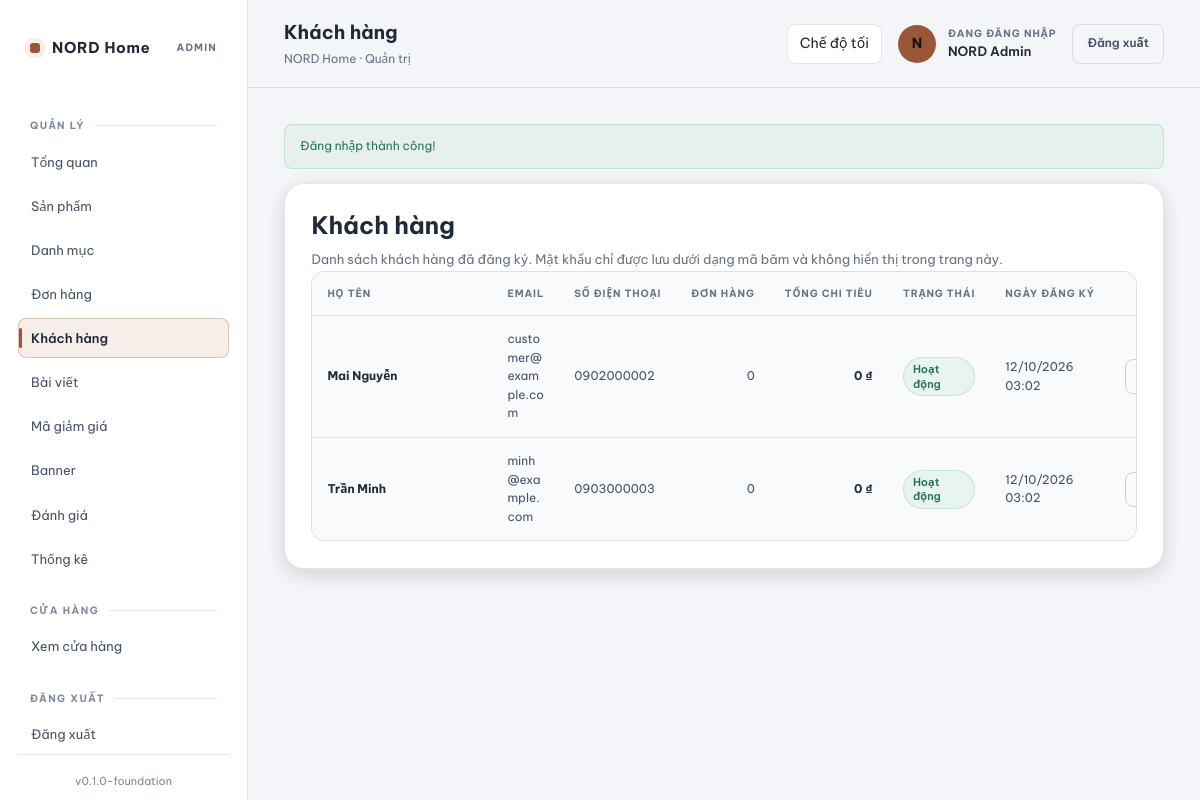
The page /admin/customers.php (signed in) on the database its author committed.
### tables this page shows
CREATE TABLE `users` (
  `id` INT UNSIGNED NOT NULL AUTO_INCREMENT,
  `name` VARCHAR(120) NOT NULL,
  `email` VARCHAR(190) NOT NULL,
  `password` VARCHAR(255) NOT NULL,
  `phone` VARCHAR(30) DEFAULT NULL,
  `role` ENUM('customer', 'admin') NOT NULL DEFAULT 'customer',
  `status` ENUM('active', 'inactive', 'banned') NOT NULL DEFAULT 'active',
  `email_verified_at` DATETIME DEFAULT NULL,
  `created_at` DATETIME NOT NULL DEFAULT CURRENT_TIMESTAMP,
  `updated_at` DATETIME NOT NULL DEFAULT CURRENT_TIMESTAMP ON UPDATE CURRENT_TIMESTAMP,
  PRIMARY KEY (`id`),
  UNIQUE KEY `uq_users_email` (`email`),
  KEY `idx_users_role` (`role`),
  KEY `idx_users_status` (`status`)
);

### config/database.php (called while the page is built, shortened)
<?php
function pdo_options(): array
{
    return [
        PDO::ATTR_ERRMODE => PDO::ERRMODE_EXCEPTION,
        PDO::ATTR_DEFAULT_FETCH_MODE => PDO::FETCH_ASSOC,
        PDO::ATTR_EMULATE_PREPARES => false,
    ];
}
function db(): PDO
{
    $dsn = sprintf(
        'mysql:host=%s;port=%s;dbname=%s;charset=%s',
        DB_HOST,
        DB_PORT,
        DB_NAME,
        DB_CHARSET
    );
    $pdo = new PDO($dsn, DB_USER, DB_PASS, pdo_options());
    return $pdo;
}

### includes/admin-data.php (called while the page is built, shortened)
<?php
require_once __DIR__ . '/functions.php';
function admin_customers_all(): array
{
    try {
        $stmt = db()->prepare(
            "SELECT u.*,
                    (SELECT COUNT(*) FROM orders o WHERE o.user_id = u.id) AS order_count,
                    (SELECT COALESCE(SUM(total),0) FROM orders o WHERE o.user_id = u.id) AS lifetime_total
             FROM users u
             WHERE u.role = :role
             ORDER BY u.created_at DESC"
        );
        $stmt->execute(['role' => ROLE_CUSTOMER]);
        return $stmt->fetchAll() ?: [];
    } catch (PDOException $e) {
        return [];
    }
}

### includes/functions.php (called while the page is built, shortened)
<?php
function e(?string $value): string
{
    return htmlspecialchars((string) $value, ENT_QUOTES | ENT_SUBSTITUTE, 'UTF-8');
}
function format_vnd($amount): string
{
    $amount = (float) $amount;
    return number_format($amount, 0, ',', '.') . ' ₫';
}
function format_date(?string $datetime, string $format = 'd/m/Y H:i'): string
{
    $timestamp = strtotime($datetime);
    return date($format, $timestamp);
}

### includes/admin-display.php (called while the page is built, shortened)
<?php
function admin_user_status_label(string $status): string
{
    return match ($status) {
        USER_STATUS_ACTIVE   => 'Hoạt động',
        USER_STATUS_INACTIVE => 'Tạm ngưng',
        USER_STATUS_BANNED   => 'Bị cấm',
        default              => $status,
    };
}
function admin_user_status_badge(string $status): string
{
    return match ($status) {
        USER_STATUS_ACTIVE   => 'ok',
        USER_STATUS_INACTIVE => 'warn',
        USER_STATUS_BANNED   => 'bad',
        default              => 'mute',
    };
}

### admin/customers.php (the view, shortened to what this page needs)
<?php
require_once dirname(__DIR__) . '/includes/admin-data.php';
require_once dirname(__DIR__) . '/includes/admin-display.php';
$customers = admin_customers_all();
require dirname(__DIR__) . '/includes/admin-header.php';
?>
<div class="admin-card">
    <h1>Khách hàng</h1>
    <p class="admin-card-sub">Danh sách khách hàng đã đăng ký. Mật khẩu chỉ được lưu dưới dạng mã băm và không hiển thị trong trang này.</p>
    <?php if (empty($customers)): ?>
        <div class="admin-empty">Chưa có khách hàng nào.</div>
    <?php else: ?>
        <div class="admin-table-wrap">
            <table class="admin-table">
                <thead>
                    <tr>
                        <th>Họ tên</th>
                        <th>Email</th>
                        <th>Số điện thoại</th>
                        <th class="col-num">Đơn hàng</th>
                        <th class="col-num">Tổng chi tiêu</th>
                        <th>Trạng thái</th>
                        <th>Ngày đăng ký</th>
                        <th class="col-actions">Thao tác</th>
                    </tr>
                </thead>
                <tbody>
                <?php foreach ($customers as $u): ?>
                    <tr>
                        <td class="col-product-cell"><strong><?= e($u['name']) ?></strong></td>
                        <td><?= e($u['email']) ?></td>
                        <td><?= e($u['phone'] ?? '') ?></td>
                        <td class="col-num"><?= (int) $u['order_count'] ?></td>
                        <td class="col-num"><strong><?= e(format_vnd($u['lifetime_total'])) ?></strong></td>
                        <td><span class="admin-badge admin-badge--<?= admin_user_status_badge($u['status']) ?>"><?= e(admin_user_status_label($u['status'])) ?></span></td>
                        <td><?= e(format_date($u['created_at'])) ?></td>
                        <td class="col-actions">
                            <?php if ($u['status'] === USER_STATUS_ACTIVE): ?>
                                <form method="post" action="" onsubmit="return confirm('Tạm ngưng tài khoản này?');">
                                    <button type="submit" class="admin-btn admin-btn--small">Tạm ngưng</button>
                                </form>
                            <?php endif; ?>
                        </td>
                    </tr>
                <?php endforeach; ?>
                </tbody>
            </table>
        </div>
    <?php endif; ?>
</div>
<?php require dirname(__DIR__) . '/includes/admin-footer.php'; ?>

### assets/css/admin.css (style rules this page uses)
.admin-body,.admin-login-body { --a-bg:#0f0f0e;--a-side:#111110;--a-panel:#191816;--a-panel2:#151514;--a-raised:#1e1c19;--a-line:rgba(255,255,255,.10);--a-strong:rgba(255,255,255,.16);--a-text:#f5f1e8;--a-secondary:#d0cbc1;--a-muted:#aaa69d;--a-faint:#827e76;--a-accent:#b77a52;--a-accent-hover:#c88b62;--a-ok:#67c391;--a-warn:#e6bd72;--a-bad:#ee8580;--a-info:#86b8ed;--a-rs:8px;--a-rm:14px;--a-rl:20px;--a-pill:999px;--a-font:"Be Vietnam Pro","Segoe UI",Arial,sans-serif;color-scheme:dark;color:var(--a-text) }
.admin-body *,.admin-body *:before,.admin-body *:after,.admin-login-body *,.admin-login-body *:before,.admin-login-body *:after { box-sizing:border-box }
.admin-body { min-width:320px;min-height:100vh;margin:0;background:var(--a-bg);color:var(--a-text);font:14px/1.55 var(--a-font);-webkit-font-smoothing:antialiased }
.admin-body button,.admin-body input,.admin-body select,.admin-body textarea,.admin-login-body button,.admin-login-body input { font:inherit }
.admin-shell h1,.admin-shell h2,.admin-shell h3,.admin-login h1 { margin:0;color:var(--a-text);font-weight:650;line-height:1.3 }
.admin-shell h1 { font-size:clamp(22px,2vw,28px) }
.admin-card { min-width:0;margin:0 0 22px;padding:clamp(20px,2.2vw,30px);border:1px solid var(--a-line);border-radius:var(--a-rl);background:var(--a-panel);box-shadow:0 6px 20px rgba(0,0,0,.14) }
.admin-card-sub { margin:6px 0 0;color:var(--a-muted);font-size:13px;line-height:1.65 }
.admin-card>h1+.admin-card-sub { margin-top:8px }
.admin-status,.admin-badge { display:inline-flex;width:fit-content;max-width:100%;min-height:25px;align-items:center;justify-content:center;gap:5px;padding:4px 9px;border:1px solid var(--a-line);border-radius:var(--a-pill);background:rgba(255,255,255,.04);color:var(--a-secondary);font-size:11px;font-weight:600;line-height:1.3;white-space:normal }
.admin-status--ok,.admin-badge--ok { border-color:rgba(103,195,145,.28);background:rgba(103,195,145,.1);color:var(--a-ok) }
.admin-btn { display:inline-flex;min-width:0;min-height:40px;flex:0 0 auto;align-items:center;justify-content:center;gap:7px;padding:9px 14px;border:1px solid var(--a-strong);border-radius:var(--a-rs);background:transparent;color:var(--a-secondary)!important;font-size:12px;font-weight:600;line-height:1.2;text-align:center;text-decoration:none!important;white-space:nowrap;cursor:pointer;transition:.15s }
.admin-btn--small { min-height:34px;padding:7px 10px;font-size:11px }
.admin-table-wrap { width:100%;min-width:0;overflow-x:auto;overscroll-behavior-x:contain;border:1px solid var(--a-line);border-radius:var(--a-rm);background:var(--a-panel2);scrollbar-color:rgba(255,255,255,.2) transparent }
.admin-table { width:100%;min-width:760px;border-collapse:separate;border-spacing:0;color:var(--a-secondary);font-size:12px;text-align:left }
.admin-table th,.admin-table td { padding:14px 15px;border-bottom:1px solid var(--a-line);vertical-align:middle }
.admin-table thead th { background:rgba(255,255,255,.035);color:var(--a-muted);font-size:10px;font-weight:700;letter-spacing:.09em;text-transform:uppercase;white-space:nowrap }
.admin-table tbody tr:last-child td { border-bottom:0 }
.admin-table td { overflow-wrap:anywhere }
.admin-table th.col-num,.admin-table td.col-num,.admin-table th.col-price,.admin-table td.col-price { text-align:right;white-space:nowrap }
.admin-table th.col-actions,.admin-table td.col-actions { width:1%;text-align:right;white-space:nowrap }
.admin-table th.col-product-cell,.admin-table td.col-product-cell { min-width:180px }
.admin-table td strong { color:var(--a-text) }
.admin-body,.admin-login-body { --a-bg:#f3f5f8;--a-side:#fff;--a-panel:#fff;--a-panel2:#f8fafc;--a-raised:#eef2f6;--a-line:rgba(31,41,55,.12);--a-strong:rgba(31,41,55,.2);--a-text:#202938;--a-secondary:#455266;--a-muted:#667386;--a-faint:#7d8999;--a-accent:#9a5737;--a-accent-hover:#7f4329;--a-ok:#26734d;--a-warn:#946200;--a-bad:#b42318;--a-info:#2563a5;color-scheme:light }

### rows shown on the page
users: name "Mai Nguyễn", email "customer@example.com", phone "0902000002", order_count "0", lifetime_total "0 ₫", status "Hoạt động", created_at "12/10/2026 03:02"
users: name "Trần Minh", email "minh@example.com", phone "0903000003", order_count "0", lifetime_total "0 ₫", status "Hoạt động", created_at "12/10/2026 03:02"

### other values the page prints
APP_NAME "NORD Home"
APP_VERSION "0.1.0-foundation"
$pageTitle "Khách hàng"
current_user()['name'] "NORD Admin"
$flash['message'] "Đăng nhập thành công!"
